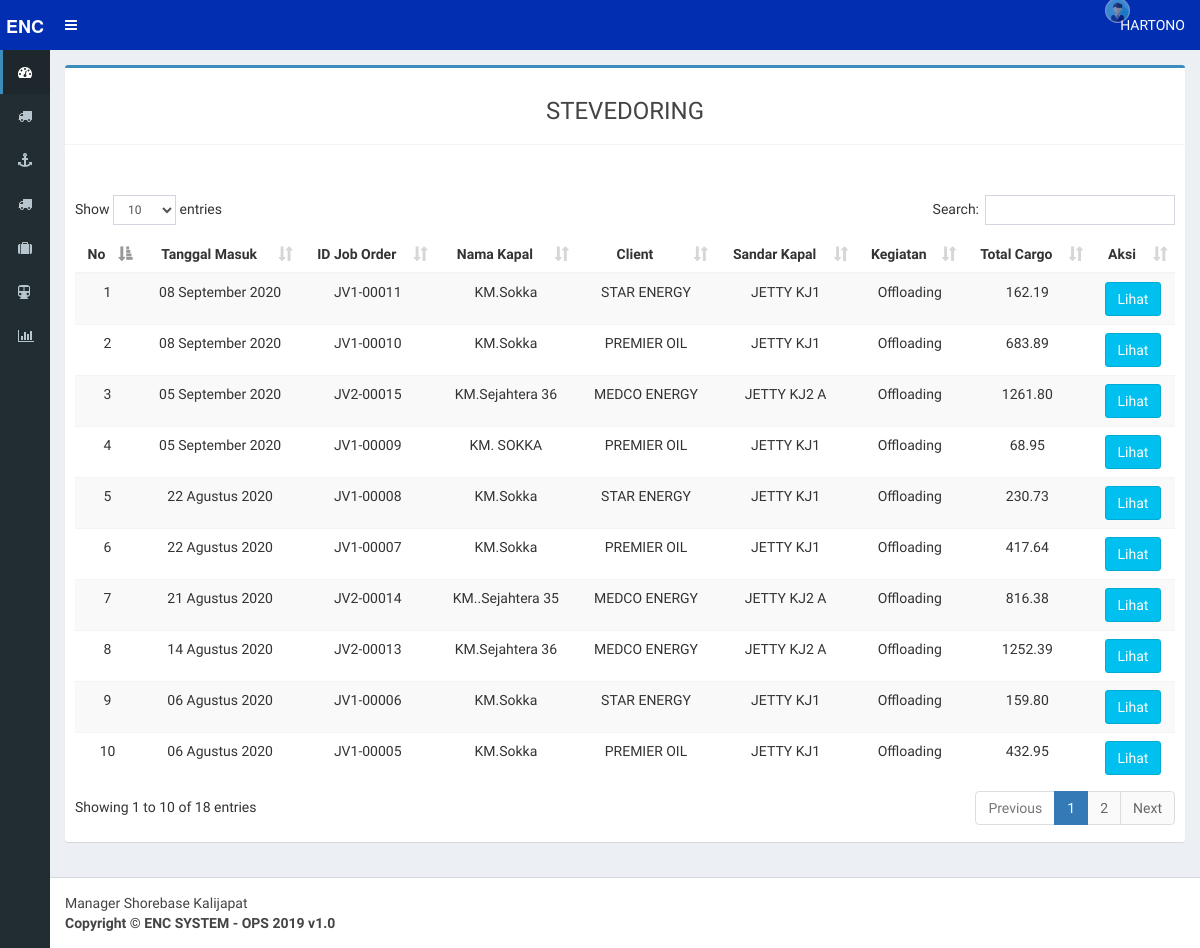
Page /manajer_shorebase/index.php?p=lihat_jovessel (signed in) on the earlier database version.
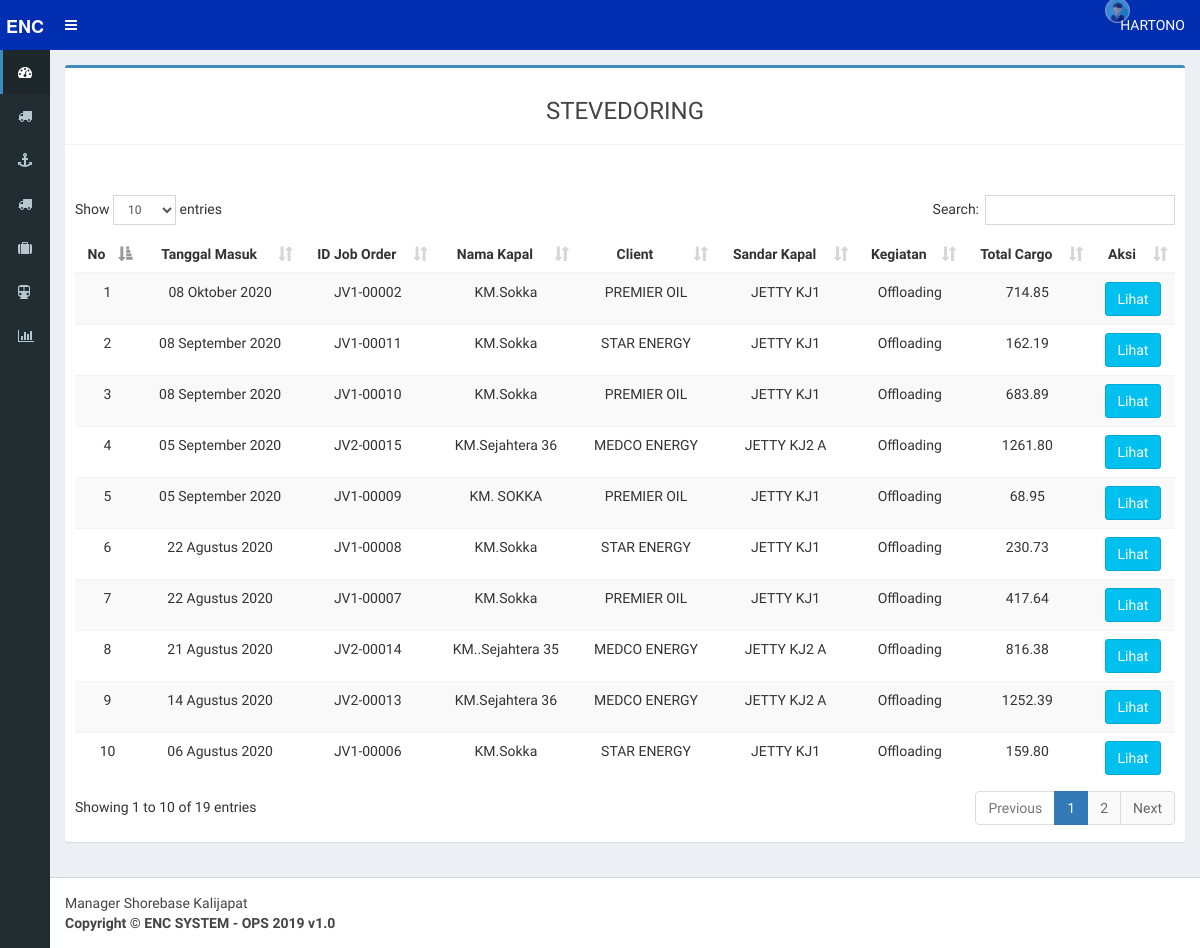
Same page on the later database version.
### tables this page shows
CREATE TABLE `job_order` (
  `id_joborder` varchar(15) NOT NULL,
  `kode_jovessel` varchar(15) DEFAULT NULL,
  `nm_kapal` varchar(20) NOT NULL,
  `agen_kapal` varchar(20) NOT NULL,
  `tgl_masuk` date NOT NULL,
  `jm_masuk` time NOT NULL,
  `tgl_keluar` date NOT NULL,
  `jm_keluar` time NOT NULL,
  `pelabuhan_asal` varchar(15) NOT NULL,
  `pelabuhan_tujuan` varchar(15) NOT NULL,
  `id_jenis` int(11) NOT NULL DEFAULT '1',
  `nm_kegiatan` varchar(50) DEFAULT NULL,
  `id_client` int(11) DEFAULT NULL,
  `document_perintah` varchar(30) NOT NULL,
  `no_wo` varchar(50) DEFAULT NULL,
  `booking_cargo` decimal(6,0) NOT NULL,
  `total_cargo` decimal(6,2) DEFAULT NULL,
  `sandar_kapal` varchar(20) NOT NULL,
  `doc_ptw` varchar(100) NOT NULL,
  `doc_pjsm` varchar(100) NOT NULL,
  `doc_lsap` varchar(100) NOT NULL,
  `alat_berat` varchar(30) NOT NULL,
  `alat_berat2` varchar(30) DEFAULT NULL,
  `alat_berat3` varchar(30) DEFAULT NULL,
  `alat_berat4` varchar(30) DEFAULT NULL,
  `alat_berat5` varchar(30) DEFAULT NULL,
  `alat_beratsewa` varchar(30) DEFAULT NULL,
  `area` varchar(20) NOT NULL,
  `progres_jo` decimal(6,2) NOT NULL,
  `mulai_kegiatan` datetime DEFAULT NULL,
  `finish_kegiatan` datetime DEFAULT NULL,
  `durasi` varchar(50) DEFAULT NULL,
  `status_jo` int(11) NOT NULL DEFAULT '2',
  `id_checker` int(15) DEFAULT NULL,
  `komentar` varchar(300) DEFAULT NULL,
  PRIMARY KEY (`id_joborder`),
  KEY `id_jenis` (`id_jenis`),
  KEY `id_client` (`id_client`),
  KEY `id_jenis_2` (`id_jenis`),
  KEY `id_client_2` (`id_client`),
  KEY `id_client_3` (`id_client`),
  KEY `id_client_4` (`id_client`),
  KEY `id_client_5` (`id_client`),
  KEY `id_client_6` (`id_client`),
  KEY `id_alatberat` (`alat_berat`),
  KEY `id_alatberat2` (`alat_berat2`),
  KEY `id_alatberat3` (`alat_berat3`),
  KEY `id_alatberat4` (`alat_berat4`),
  KEY `id_alatberat5` (`alat_berat5`),
  CONSTRAINT `job_order_ibfk_1` FOREIGN KEY (`id_jenis`) REFERENCES `jenis_kegiatan` (`id_jenis`) ON DELETE NO ACTION ON UPDATE CASCADE,
  CONSTRAINT `job_order_ibfk_2` FOREIGN KEY (`id_client`) REFERENCES `client` (`id_client`) ON DELETE NO ACTION ON UPDATE CASCADE
);

CREATE TABLE `client` (
  `id_client` int(15) NOT NULL AUTO_INCREMENT,
  `kd_client` varchar(10) DEFAULT NULL,
  `nm_client` varchar(50) NOT NULL,
  `nm_client2` varchar(50) DEFAULT NULL,
  `no_kontrak` varchar(50) DEFAULT NULL,
  `deskripsi_kontrak` text,
  `tgl_awal` datetime DEFAULT NULL,
  `tgl_akhir` datetime DEFAULT NULL,
  `logo_client` varchar(255) DEFAULT NULL,
  PRIMARY KEY (`id_client`)
);

### fungsi/fungsi.php (called while the page is built, shortened)
<?php
function tanggal_indo($tanggal)
{
    $bulan = array(
        1 => 'Januari',
        'Februari',
        'Maret',
        'April',
        'Mei',
        'Juni',
        'Juli',
        'Agustus',
        'September',
        'Oktober',
        'November',
        'Desember'
    );
    $split = explode('-', $tanggal);
    $tanggal_indo = $split[2] . ' ' . $bulan[(int)$split[1]] . ' ' . $split[0];
    return $tanggal_indo;
}

### manajer_shorebase/lihat_jovessel.php (the view, shortened to what this page needs)
<?php
include "../fungsi/fungsi.php";
$query = mysqli_query($koneksi, "SELECT *
                                         FROM job_order jo
                                         JOIN client c
                                         ON c.id_client = jo.id_client
                                         WHERE status_jo>=6
                                         ORDER BY id_joborder DESC  ");
?>
<section class="content">
    <div class="row">
        <div class="col-sm-12">
            <div class="box box-primary">
                <div class="box-header with-border">
                    <h3 class="text-center">STEVEDORING</h3>
                </div>
                <div class="box-body">
                    <div class="row">
                        <br><br>
                    </div>
                    <div class="table-responsive">
                        <table class="table text-center table table-striped table-hover" id="material">
                            <thead>
                                <tr>
                                    <th>No</th>
                                    <th>Tanggal Masuk</th>
                                    <th>ID Job Order</th>
                                    <th>Nama Kapal</th>
                                    <th>Client</th>
                                    <th>Sandar Kapal</th>
                                    <th>Kegiatan</th>
                                    <th>Total Cargo</th>
                                    <th>Aksi</th>
                                </tr>
                            </thead>
                            <tbody>
                                <tr>
                                    <?php
                                    $no = 1;
                                    if (mysqli_num_rows($query)) {
                                        while ($row = mysqli_fetch_assoc($query)) :
                                    ?>
                                            <td> <?= $no; ?> </td>
                                            <td> <?= tanggal_indo($row['tgl_masuk']); ?> </td>
                                            <td> <?= $row['kode_jovessel']; ?> </td>
                                            <td> <?= $row['nm_kapal']; ?> </td>
                                            <td> <?= $row['nm_client']; ?> </td>
                                            <td> <?= $row['sandar_kapal']; ?> </td>
                                            <td> <?= $row['nm_kegiatan']; ?> </td>
                                            <td> <?= $row['total_cargo']; ?> </td>
                                            <td>
                                                <a href="?p=lihat_jovessel&aksi=edit&id=<?= $row['id_joborder']; ?>"><span data-placement='top' data-toggle='tooltip' title='Lihat'><button class="btn btn-info">Lihat</button></span></a>
                                            </td>
                                </tr>
                        <?php
                                            $no++;
                                        endwhile;
                                    } ?>
                            </tbody>
                        </table>
                    </div>
                </div>
            </div>
        </div>
    </div>
</section>

Differences in the rows shown:
no longer on this page (row unchanged): job_order: tgl_masuk "06 Agustus 2020", kode_jovessel "JV1-00005", nm_kapal "KM.Sokka", id_client.nm_client "PREMIER OIL", sandar_kapal "JETTY KJ1", nm_kegiatan "Offloading", total_cargo "432.95"
now on this page (row edited): job_order: tgl_masuk "08 Oktober 2020", kode_jovessel "JV1-00002", nm_kapal "KM.Sokka", id_client.nm_client "PREMIER OIL", sandar_kapal "JETTY KJ1", nm_kegiatan "Offloading", total_cargo "714.85"
Other differences:
text written by a page script: "Show entries Search: Showing 1 to 10 of 18 entries Previous 1 2 Next" → "Show entries Search: Showing 1 to 10 of 19 entries Previous 1 2 Next"
